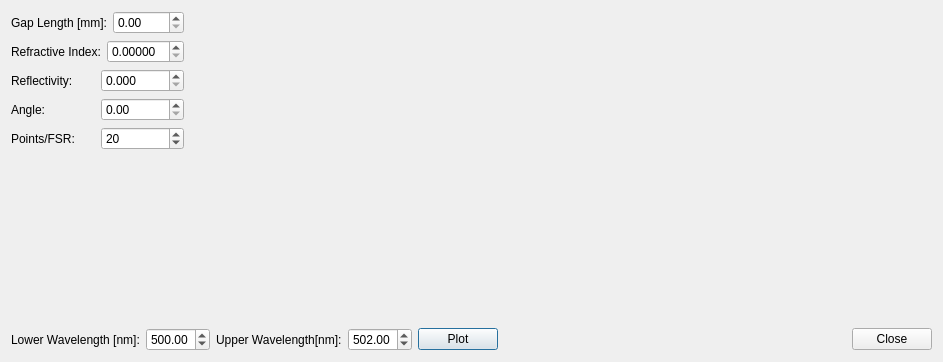
<?xml version="1.0" encoding="UTF-8"?>
<ui version="4.0">
 <class>FPE</class>
 <widget class="QDialog" name="FPE">
  <property name="geometry">
   <rect>
    <x>0</x>
    <y>0</y>
    <width>943</width>
    <height>362</height>
   </rect>
  </property>
  <property name="windowTitle">
   <string>Dialog</string>
  </property>
  <layout class="QGridLayout" name="gridLayout">
   <item row="0" column="0">
    <layout class="QVBoxLayout" name="verticalLayout_2">
     <item>
      <layout class="QHBoxLayout" name="horizontalLayout_5">
       <item>
        <layout class="QVBoxLayout" name="verticalLayout">
         <item>
          <layout class="QHBoxLayout" name="horizontalLayout_4">
           <item>
            <widget class="QLabel" name="label">
             <property name="text">
              <string>Gap Length [mm]:</string>
             </property>
            </widget>
           </item>
           <item>
            <widget class="QDoubleSpinBox" name="doubleSpinBox">
             <property name="singleStep">
              <double>0.100000000000000</double>
             </property>
            </widget>
           </item>
          </layout>
         </item>
         <item>
          <layout class="QHBoxLayout" name="horizontalLayout_3">
           <item>
            <widget class="QLabel" name="label_2">
             <property name="text">
              <string>Refractive Index:</string>
             </property>
            </widget>
           </item>
           <item>
            <widget class="QDoubleSpinBox" name="doubleSpinBox_2">
             <property name="decimals">
              <number>5</number>
             </property>
            </widget>
           </item>
          </layout>
         </item>
         <item>
          <layout class="QHBoxLayout" name="horizontalLayout_2">
           <item>
            <widget class="QLabel" name="label_3">
             <property name="text">
              <string>Reflectivity:</string>
             </property>
            </widget>
           </item>
           <item>
            <widget class="QDoubleSpinBox" name="doubleSpinBox_3">
             <property name="decimals">
              <number>3</number>
             </property>
             <property name="maximum">
              <double>1.000000000000000</double>
             </property>
             <property name="singleStep">
              <double>0.100000000000000</double>
             </property>
            </widget>
           </item>
          </layout>
         </item>
         <item>
          <layout class="QHBoxLayout" name="horizontalLayout_6">
           <item>
            <widget class="QLabel" name="label_6">
             <property name="text">
              <string>Angle:</string>
             </property>
            </widget>
           </item>
           <item>
            <widget class="QDoubleSpinBox" name="doubleSpinBox_6"/>
           </item>
          </layout>
         </item>
         <item>
          <layout class="QHBoxLayout" name="horizontalLayout_7">
           <item>
            <widget class="QLabel" name="label_7">
             <property name="text">
              <string>Points/FSR:</string>
             </property>
            </widget>
           </item>
           <item>
            <widget class="QSpinBox" name="spinBox">
             <property name="minimum">
              <number>1</number>
             </property>
             <property name="maximum">
              <number>999</number>
             </property>
             <property name="value">
              <number>20</number>
             </property>
            </widget>
           </item>
          </layout>
         </item>
         <item>
          <spacer name="verticalSpacer">
           <property name="orientation">
            <enum>Qt::Vertical</enum>
           </property>
           <property name="sizeHint" stdset="0">
            <size>
             <width>20</width>
             <height>40</height>
            </size>
           </property>
          </spacer>
         </item>
        </layout>
       </item>
       <item>
        <widget class="QCustomPlot" name="customPlot" native="true">
         <property name="sizePolicy">
          <sizepolicy hsizetype="Expanding" vsizetype="Expanding">
           <horstretch>0</horstretch>
           <verstretch>0</verstretch>
          </sizepolicy>
         </property>
        </widget>
       </item>
      </layout>
     </item>
     <item>
      <layout class="QHBoxLayout" name="horizontalLayout">
       <item>
        <widget class="QLabel" name="label_4">
         <property name="text">
          <string>Lower Wavelength [nm]:</string>
         </property>
        </widget>
       </item>
       <item>
        <widget class="QDoubleSpinBox" name="doubleSpinBox_4">
         <property name="maximum">
          <double>999.990000000000009</double>
         </property>
         <property name="value">
          <double>500.000000000000000</double>
         </property>
        </widget>
       </item>
       <item>
        <widget class="QLabel" name="label_5">
         <property name="text">
          <string>Upper Wavelength[nm]:</string>
         </property>
        </widget>
       </item>
       <item>
        <widget class="QDoubleSpinBox" name="doubleSpinBox_5">
         <property name="maximum">
          <double>999.990000000000009</double>
         </property>
         <property name="value">
          <double>502.000000000000000</double>
         </property>
        </widget>
       </item>
       <item>
        <widget class="QPushButton" name="pushButton_2">
         <property name="text">
          <string>Plot</string>
         </property>
        </widget>
       </item>
       <item>
        <spacer name="horizontalSpacer">
         <property name="orientation">
          <enum>Qt::Horizontal</enum>
         </property>
         <property name="sizeHint" stdset="0">
          <size>
           <width>40</width>
           <height>20</height>
          </size>
         </property>
        </spacer>
       </item>
       <item>
        <widget class="QPushButton" name="pushButton">
         <property name="text">
          <string>Close</string>
         </property>
        </widget>
       </item>
      </layout>
     </item>
    </layout>
   </item>
  </layout>
 </widget>
 <customwidgets>
  <customwidget>
   <class>QCustomPlot</class>
   <extends>QWidget</extends>
   <header>qcustomplot.h</header>
   <container>1</container>
  </customwidget>
 </customwidgets>
 <resources/>
 <connections>
  <connection>
   <sender>pushButton</sender>
   <signal>clicked()</signal>
   <receiver>FPE</receiver>
   <slot>close()</slot>
   <hints>
    <hint type="sourcelabel">
     <x>141</x>
     <y>650</y>
    </hint>
    <hint type="destinationlabel">
     <x>207</x>
     <y>634</y>
    </hint>
   </hints>
  </connection>
 </connections>
</ui>
